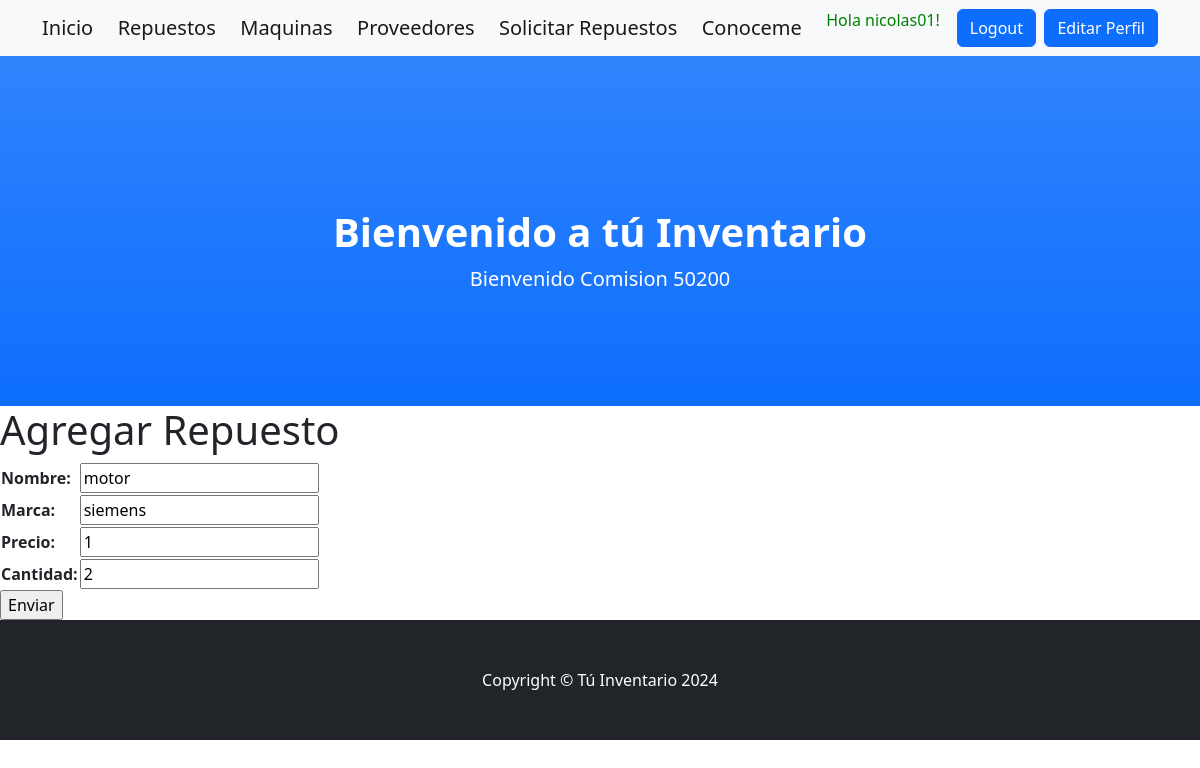
The page /aplicacion/repuestos_update/3/ (signed in) on the database its author committed.
### aplicacion/models.py (models this page shows, shortened)
class Repuestos(models.Model):
    nombre = models.CharField(max_length=50)
    marca = models.CharField(max_length=50)
    precio = models.IntegerField()
    cantidad = models.IntegerField()

### aplicacion/views.py (the view)
# urls.py: path('repuestos_update/<int:pk>/',RepuestoUpdate.as_view() , name="repuestos_update"),
class RepuestoUpdate(LoginRequiredMixin, UpdateView):
    model =  Repuestos
    fields = ['nombre', 'marca','precio', 'cantidad']
    success_url = reverse_lazy('repuestos')

### aplicacion/templates/aplicacion/repuestos_form.html (shortened to what this page needs)
{% extends 'aplicacion/home.html' %}
{% block descripcion %}
<h1> Agregar Repuesto </h1>
{% endblock descripcion %}
{% block contenido %}
<form action="" method = "post">
    <table>
        {{form.as_table}}
    </table>
    <input type="submit" value="Enviar">
</form>
{% endblock contenido %}

### aplicacion/templates/aplicacion/home.html (shortened to what this page needs)
<!DOCTYPE html>
<html lang="en">
    <head>
        {% load static %}
        <link href="{% static 'css/styles.css' %}" rel="stylesheet" />
         <link rel="stylesheet" href="https://cdnjs.cloudflare.com/ajax/libs/font-awesome/6.4.0/css/all.min.css">
    </head>
    <body id="page-top">
        <nav class="navbar navbar-light bg-light static-top">
            <div class="container">
                <a class="navbar-brand" href="{% url 'home' %}">Inicio</a>
                {% if user.is_authenticated %}
                <a class="navbar-brand" href="{% url 'repuestos' %}">Repuestos</a>
                <a class="navbar-brand" href="{% url 'maquina' %}">Maquinas</a>
                <a class="navbar-brand" href="{% url 'proveedores' %}">Proveedores</a>
                <a class="navbar-brand" href="{% url 'solicitudrepuesto' %}">Solicitar Repuestos</a>
                <a class="navbar-brand" href="{% url 'conoceme' %}">Conoceme</a>
                <p style="color:green">Hola {{user.username}}!</p>
                <a class="btn btn-primary" href="{% url 'logout' %}">Logout</a>
                <a class="btn btn-primary" href="{% url 'editar_perfil' %}">Editar Perfil</a>
                {% else %}
                  <a class ="btn btn-primary" href = "{% url 'login'%}">Login</a>
                  <a class ="btn btn-success" href = "{% url 'registro'%}">Registro</a>
                {% endif %}
            </div>
        </nav>
        <header class="bg-primary bg-gradient text-white">
            <div class="container px-4 text-center">
                <h1 class="fw-bolder">Bienvenido a tú Inventario</h1>
                <p class="lead">Bienvenido Comision 50200</p>
            </div>
        </header>
        {% block descripcion %}{% endblock descripcion %}
        {% block contenido %}
        {% endblock contenido %}
        <footer class="py-5 bg-dark">
            <div class="container px-4"><p class="m-0 text-center text-white">Copyright &copy; Tú Inventario 2024</p></div>
        </footer>
    </body>
</html>

### rows shown on the page
Repuestos: nombre "motor", marca "siemens", precio "1", cantidad "2"

### other values the page prints
{{ user.username }} "nicolas01"
